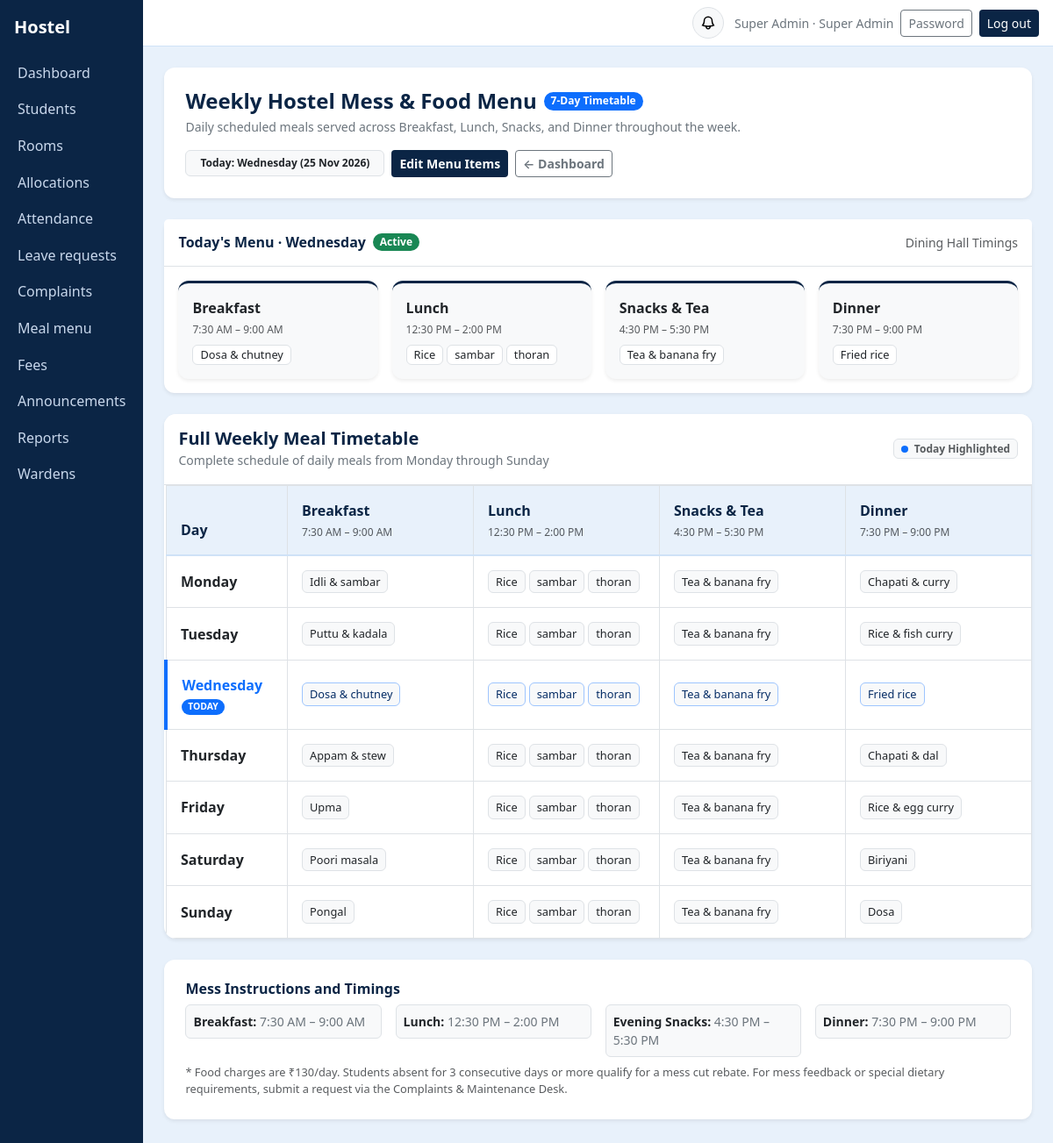
Screenshot of /menu/ (signed in) with the database file from the repository.
### core/models.py (models this page shows, shortened)
class User(AbstractUser):
    ROLES = [("admin", "Super Admin"), ("warden", "Warden"), ("student", "Student"), ("parent", "Parent")]
    role = models.CharField(max_length=10, choices=ROLES, default="student")
    phone = models.CharField(max_length=20, blank=True)
    must_change_password = models.BooleanField(default=False)
    @property
    def display_name(self):
        return self.get_full_name() or self.username

class MealMenu(models.Model):
    DAYS = list(enumerate(["Monday", "Tuesday", "Wednesday", "Thursday", "Friday", "Saturday", "Sunday"]))
    MEALS = [("B", "Breakfast"), ("L", "Lunch"), ("S", "Snacks"), ("D", "Dinner")]
    day = models.PositiveSmallIntegerField(choices=DAYS)
    meal = models.CharField(max_length=1, choices=MEALS)
    items = models.CharField(max_length=300)
    class Meta:
        unique_together = ("day", "meal")
        ordering = ["day", "meal"]

### core/views.py (the view)
# urls.py: path("menu/", v.menu, name="menu"),
@login_required
def menu(request):
    today = date.today()
    today_weekday = today.weekday()  # 0 = Monday, 6 = Sunday
    today_name = dict(m.MealMenu.DAYS).get(today_weekday, "Today")
    meal_meta = [
        {"key": "B", "name": "Breakfast", "timing": "7:30 AM – 9:00 AM"},
        {"key": "L", "name": "Lunch", "timing": "12:30 PM – 2:00 PM"},
        {"key": "S", "name": "Snacks & Tea", "timing": "4:30 PM – 5:30 PM"},
        {"key": "D", "name": "Dinner", "timing": "7:30 PM – 9:00 PM"},
    ]
    all_meals = m.MealMenu.objects.all()
    meals_dict = {(x.day, x.meal): x.items for x in all_meals}
    days_schedule = []
    today_meals = {}
    for day_idx, day_name in m.MealMenu.DAYS:
        day_row = {
            "day_idx": day_idx,
            "day_name": day_name,
            "is_today": (day_idx == today_weekday),
            "meals": [],
        }
        for mm in meal_meta:
            items_str = meals_dict.get((day_idx, mm["key"]), "")
            item_list = [it.strip() for it in items_str.split(",") if it.strip()] if items_str else []
            meal_data = {
                "key": mm["key"],
                "name": mm["name"],
                "timing": mm["timing"],
                "items_str": items_str or "—",
                "items_list": item_list,
            }
            day_row["meals"].append(meal_data)
            if day_idx == today_weekday:
                today_meals[mm["key"]] = meal_data
        days_schedule.append(day_row)
    headers = ["Day"] + [m["name"] for m in meal_meta]
    rows = [
        (d["day_name"], *[m["items_str"] for m in d["meals"]])
        for d in days_schedule
    ]
    return show(
        request,
        "menu",
        title="Weekly Mess Food Menu",
        today=today,
        today_name=today_name,
        today_weekday=today_weekday,
        meal_meta=meal_meta,
        days_schedule=days_schedule,
        today_meals=today_meals,
        headers=headers,
        rows=rows,
        can_manage=request.user.role in STAFF,
    )

### core/views.py (called while the page is built)
def show(request, template, **ctx):
    return render(request, f"core/{template}.html", ctx)

### core/templates/core/menu.html
{% extends "core/base.html" %}{% block content %}
<div class="card p-4 mb-4 bg-white border-0 shadow-sm">
  <div class="d-flex flex-wrap justify-content-between align-items-center gap-3">
    <div>
      <div class="d-flex align-items-center gap-2 mb-1">
        <h4 class="mb-0 fw-bold" style="color:var(--navy);">Weekly Hostel Mess & Food Menu</h4>
        <span class="badge text-bg-primary rounded-pill">7-Day Timetable</span>
      </div>
      <div class="text-secondary small">
        Daily scheduled meals served across Breakfast, Lunch, Snacks, and Dinner throughout the week.
      </div>
    </div>
    <div class="d-flex align-items-center gap-2">
      <span class="badge text-bg-light border text-dark py-2 px-3">
        Today: <b>{{ today_name }}</b> ({{ today|date:"d M Y" }})
      </span>
      {% if can_manage %}
        <a href="{% url 'menu_manage' %}" class="btn btn-sm btn-navy fw-semibold">
          Edit Menu Items
        </a>
      {% endif %}
      <a href="{% url 'home' %}" class="btn btn-sm btn-outline-secondary fw-semibold">
        &larr; Dashboard
      </a>
    </div>
  </div>
</div>
<div class="card mb-4 bg-white border-0 shadow-sm">
  <div class="card-header bg-white border-bottom py-3 d-flex justify-content-between align-items-center">
    <div class="d-flex align-items-center gap-2">
      <h6 class="mb-0 fw-bold" style="color:var(--navy);">
        Today's Menu · {{ today_name }}
      </h6>
      <span class="badge text-bg-success rounded-pill">Active</span>
    </div>
    <span class="text-muted small">Dining Hall Timings</span>
  </div>
  <div class="card-body p-3">
    <div class="row g-3">
      {% for mm in meal_meta %}
        {% with m_today=today_meals|dictsort:mm.key %}
        <div class="col-12 col-sm-6 col-lg-3">
          <div class="card h-100 p-3 bg-light border-0 shadow-sm" style="border-radius: 12px; border-top: 3px solid var(--navy) !important;">
            <div class="d-flex justify-content-between align-items-center mb-1">
              <span class="fw-bold text-dark">{{ mm.name }}</span>
            </div>
            <div class="text-muted small mb-2" style="font-size:0.75rem;">
              {{ mm.timing }}
            </div>
            <div class="mt-auto">
              {% for k, v in today_meals.items %}
                {% if k == mm.key %}
                  {% if v.items_list %}
                    <div class="d-flex flex-wrap gap-1">
                      {% for item in v.items_list %}
                        <span class="badge bg-white border text-dark fw-normal py-1 px-2" style="font-size:0.8rem;">
                          {{ item }}
                        </span>
                      {% endfor %}
                    </div>
                  {% else %}
                    <span class="text-muted small">Not scheduled</span>
                  {% endif %}
                {% endif %}
              {% endfor %}
            </div>
          </div>
        </div>
        {% endwith %}
      {% endfor %}
    </div>
  </div>
</div>
<div class="card mb-4 bg-white border-0 shadow-sm" style="border-radius: 14px; overflow: hidden;">
  <div class="card-header bg-white border-bottom py-3 d-flex flex-wrap justify-content-between align-items-center gap-2">
    <div>
      <h5 class="mb-0 fw-bold" style="color:var(--navy);">
        Full Weekly Meal Timetable
      </h5>
      <span class="text-secondary small">
        Complete schedule of daily meals from Monday through Sunday
      </span>
    </div>
    <div class="d-flex align-items-center gap-2">
      <span class="badge text-bg-light border text-muted">
        <span class="badge bg-primary rounded-circle p-1 me-1"> </span> Today Highlighted
      </span>
    </div>
  </div>
  <div class="table-responsive">
    <table class="table table-bordered table-hover align-middle mb-0" style="min-width: 760px;">
      <thead style="background-color: var(--sky); border-bottom: 2px solid var(--sky2);">
        <tr>
          <th style="width: 14%; color: var(--navy);" class="py-3 px-3">
            Day
          </th>
          {% for mm in meal_meta %}
            <th style="width: 21.5%; color: var(--navy);" class="py-3 px-3">
              <div class="fw-bold mb-1">{{ mm.name }}</div>
              <div class="text-muted small fw-normal" style="font-size: 0.75rem;">
                {{ mm.timing }}
              </div>
            </th>
          {% endfor %}
        </tr>
      </thead>
      <tbody>
        {% for row in days_schedule %}
          <tr {% if row.is_today %}style="background-color: #f1f7fe !important; border-left: 4px solid var(--bs-primary) !important;"{% endif %}>
            <td class="p-3 {% if row.is_today %}bg-white-subtle{% endif %}">
              <div class="d-flex flex-column gap-1">
                <span class="fw-bold {% if row.is_today %}text-primary fs-6{% else %}text-dark{% endif %}">
                  {{ row.day_name }}
                </span>
                {% if row.is_today %}
                  <span class="badge text-bg-primary rounded-pill" style="font-size: 0.65rem; width: fit-content;">
                    TODAY
                  </span>
                {% endif %}
              </div>
            </td>
            {% for m in row.meals %}
              <td class="p-3">
                {% if m.items_list %}
                  <div class="d-flex flex-wrap gap-1">
                    {% for item in m.items_list %}
                      <span class="badge {% if row.is_today %}text-bg-light border border-primary-subtle text-primary-emphasis{% else %}text-bg-light border text-dark{% endif %} fw-normal py-1 px-2" style="font-size: 0.8rem; line-height: 1.3;">
                        {{ item }}
                      </span>
                    {% endfor %}
                  </div>
                {% else %}
                  <span class="text-secondary small fst-italic">—</span>
                {% endif %}
              </td>
            {% endfor %}
          </tr>
        {% endfor %}
      </tbody>
    </table>
  </div>
</div>
<div class="card p-4 bg-white border-0 shadow-sm mb-4">
  <div class="d-flex align-items-center gap-2 mb-2">
    <h6 class="mb-0 fw-bold" style="color:var(--navy);">Mess Instructions and Timings</h6>
  </div>
  <div class="row g-3 small text-secondary">
    <div class="col-12 col-md-3">
      <div class="p-2 border rounded bg-light">
        <span class="fw-bold text-dark">Breakfast:</span> 7:30 AM – 9:00 AM
      </div>
    </div>
    <div class="col-12 col-md-3">
      <div class="p-2 border rounded bg-light">
        <span class="fw-bold text-dark">Lunch:</span> 12:30 PM – 2:00 PM
      </div>
    </div>
    <div class="col-12 col-md-3">
      <div class="p-2 border rounded bg-light">
        <span class="fw-bold text-dark">Evening Snacks:</span> 4:30 PM – 5:30 PM
      </div>
    </div>
    <div class="col-12 col-md-3">
      <div class="p-2 border rounded bg-light">
        <span class="fw-bold text-dark">Dinner:</span> 7:30 PM – 9:00 PM
      </div>
    </div>
    <div class="col-12 text-muted mt-2" style="font-size: 0.8rem;">
      * Food charges are ₹130/day. Students absent for 3 consecutive days or more qualify for a mess cut rebate. For mess feedback or special dietary requirements, submit a request via the Complaints & Maintenance Desk.
    </div>
  </div>
</div>
{% endblock %}

### core/templates/core/base.html (shortened to what this page needs)
{% load static %}<!doctype html>
<html lang="en"><head><meta charset="utf-8"><meta name="viewport" content="width=device-width, initial-scale=1">
<link href="https://cdn.jsdelivr.net/npm/bootstrap@5.3.3/dist/css/bootstrap.min.css" rel="stylesheet">
</head><body>
{% if user.is_authenticated and not hide_nav %}
<div class="d-flex">
 <nav class="sidebar py-3" id="sb"><div class="px-3 pb-3 text-white fs-5 fw-semibold">Hostel</div>
  {% for name, label in nav_items %}<a href="{% url name %}" >{{ label }}</a>{% endfor %}
 </nav>
 <div class="flex-grow-1">
  <div class="topbar d-flex align-items-center justify-content-between px-3 py-2">
   <div class="ms-auto d-flex align-items-center gap-2">
     <div class="dropdown me-1">
       <button class="btn btn-sm btn-light border position-relative rounded-circle p-2 d-flex align-items-center justify-content-center" style="width:36px; height:36px;" type="button" id="notifDropdown" data-bs-toggle="dropdown" aria-expanded="false" title="Notifications">
       </button>
     </div>
     <span class="text-secondary small d-none d-sm-inline">{{ user.display_name }} · {{ user.get_role_display }}</span>
     <a class="btn btn-sm btn-outline-secondary" href="{% url 'password' %}">Password</a>
     <form method="post" action="{% url 'logout' %}" class="d-inline">{% csrf_token %}<button class="btn btn-sm btn-navy">Log out</button></form>
   </div>
  </div>
  <main class="p-3 p-md-4">
{% else %}<main class="container py-4">{% endif %}
  {% block content %}{% endblock %}
 </main>
{% if user.is_authenticated and not hide_nav %}</div></div>{% endif %}
</body></html>

### core/templates/core/base.html (style rules this page uses)
:root { --navy:#0b2545;--sky:#e8f1fb;--sky2:#cfe2f7 }
body { background:var(--sky);min-height:100vh }
.sidebar { background:var(--navy);width:230px;min-height:100vh }
.sidebar a { color:#c9d8ec;text-decoration:none;display:block;padding:.55rem 1.25rem }
.topbar { background:#fff;border-bottom:1px solid var(--sky2) }
.card { border:1px solid var(--sky2); border-radius:12px; box-shadow:0 2px 6px rgba(11,37,69,0.03) }
.btn-navy { background:var(--navy);color:#fff }
.table thead th { background:var(--sky);color:var(--navy);font-weight:600 }

### rows the page displays
User: display_name "Super Admin", role "Super Admin"
MealMenu: items_list "Dosa & chutney", items_list "Dosa & chutney"
MealMenu: items_list "Tea & banana fry", items_list "Tea & banana fry"
MealMenu: items_list "Fried rice", items_list "Fried rice"
MealMenu: items_list "Idli & sambar"
MealMenu: items_list "Tea & banana fry"
MealMenu: items_list "Chapati & curry"
MealMenu: items_list "Puttu & kadala"
MealMenu: items_list "Tea & banana fry"
MealMenu: items_list "Rice & fish curry"
MealMenu: items_list "Appam & stew"
MealMenu: items_list "Tea & banana fry"
MealMenu: items_list "Chapati & dal"
MealMenu: items_list "Upma"
MealMenu: items_list "Tea & banana fry"
MealMenu: items_list "Rice & egg curry"
MealMenu: items_list "Poori masala"
MealMenu: items_list "Tea & banana fry"
MealMenu: items_list "Biriyani"
MealMenu: items_list "Pongal"
MealMenu: items_list "Tea & banana fry"
MealMenu: items_list "Dosa"

### other values shown
{{ label }} "Dashboard" "Students" "Rooms" "Allocations" "Attendance" "Leave requests" "Complaints" "Meal menu" "Fees" "Announcements" "Reports" "Wardens"
{{ today_name }} "Wednesday"
{{ mm.name }} "Breakfast" "Lunch" "Snacks & Tea" "Dinner"
{{ mm.timing }} "7:30 AM – 9:00 AM" "12:30 PM – 2:00 PM" "4:30 PM – 5:30 PM" "7:30 PM – 9:00 PM"
{{ item }} "Rice" "sambar" "thoran"
{{ row.day_name }} "Monday" "Tuesday" "Wednesday" "Thursday" "Friday" "Saturday" "Sunday"
{{ item }} "Rice" "sambar" "thoran" "Rice" "sambar" "thoran" "Rice" "sambar" "thoran" "Rice" "sambar" "thoran" "Rice" "sambar" "thoran" "Rice" "sambar" "thoran" "Rice" "sambar" "thoran"
